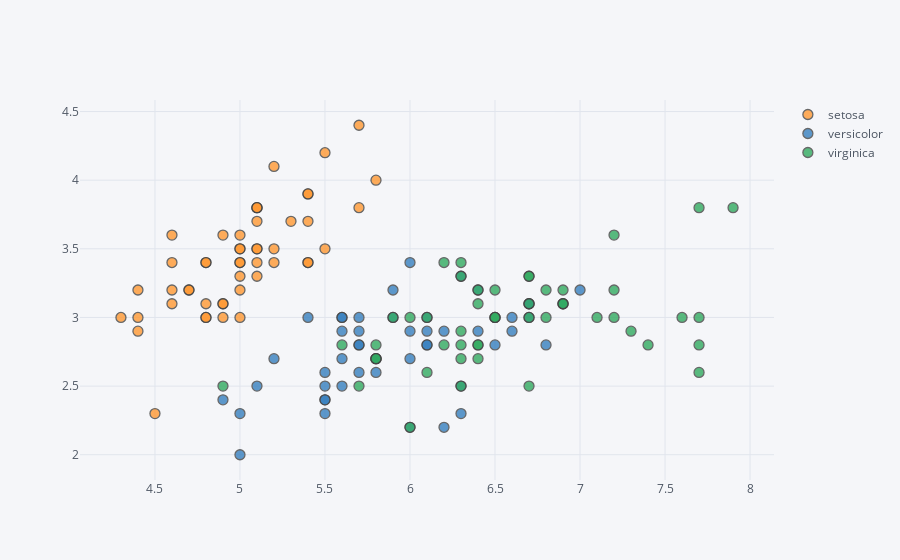

The notebook cell this image was saved under:
### Markdown cell above
### Scatter

### Code cell
iris.iplot(kind='scatter',x='sepal_length',y='sepal_width',mode='markers',size=10,categories='species')

### Figure 1 — Plotly figure (JSON) as saved in the notebook; plotly's stock layout.template omitted (floating-point values rounded to 4 significant figures)
{"data": [{"marker": {"color": "rgba(255, 153, 51, 1.0)", "line": {"width": 1.3}, "opacity": 0.8, "size": 10, "symbol": "circle"}, "mode": "markers", "name": "setosa", "textfont": {"color": "#4D5663"}, "type": "scatter", "x": [5.1, 4.9, 4.7, 4.6, 5, 5.4, 4.6, 5, 4.4, 4.9, 5.4, 4.8, 4.8, 4.3, 5.8, 5.7, 5.4, 5.1, 5.7, 5.1, 5.4, 5.1, 4.6, 5.1, 4.8, 5, 5, 5.2, 5.2, 4.7, 4.8, 5.4, 5.2, 5.5, 4.9, 5, 5.5, 4.9, 4.4, 5.1, 5, 4.5, 4.4, 5, 5.1, 4.8, 5.1, 4.6, 5.3, 5], "y": [3.5, 3, 3.2, 3.1, 3.6, 3.9, 3.4, 3.4, 2.9, 3.1, 3.7, 3.4, 3, 3, 4, 4.4, 3.9, 3.5, 3.8, 3.8, 3.4, 3.7, 3.6, 3.3, 3.4, 3, 3.4, 3.5, 3.4, 3.2, 3.1, 3.4, 4.1, 4.2, 3.1, 3.2, 3.5, 3.6, 3, 3.4, 3.5, 2.3, 3.2, 3.5, 3.8, 3, 3.8, 3.2, 3.7, 3.3]}, {"marker": {"color": "rgba(55, 128, 191, 1.0)", "line": {"width": 1.3}, "opacity": 0.8, "size": 10, "symbol": "circle"}, "mode": "markers", "name": "versicolor", "textfont": {"color": "#4D5663"}, "type": "scatter", "x": [7, 6.4, 6.9, 5.5, 6.5, 5.7, 6.3, 4.9, 6.6, 5.2, 5, 5.9, 6, 6.1, 5.6, 6.7, 5.6, 5.8, 6.2, 5.6, 5.9, 6.1, 6.3, 6.1, 6.4, 6.6, 6.8, 6.7, 6, 5.7, 5.5, 5.5, 5.8, 6, 5.4, 6, 6.7, 6.3, 5.6, 5.5, 5.5, 6.1, 5.8, 5, 5.6, 5.7, 5.7, 6.2, 5.1, 5.7], "y": [3.2, 3.2, 3.1, 2.3, 2.8, 2.8, 3.3, 2.4, 2.9, 2.7, 2, 3, 2.2, 2.9, 2.9, 3.1, 3, 2.7, 2.2, 2.5, 3.2, 2.8, 2.5, 2.8, 2.9, 3, 2.8, 3, 2.9, 2.6, 2.4, 2.4, 2.7, 2.7, 3, 3.4, 3.1, 2.3, 3, 2.5, 2.6, 3, 2.6, 2.3, 2.7, 3, 2.9, 2.9, 2.5, 2.8]}, {"marker": {"color": "rgba(50, 171, 96, 1.0)", "line": {"width": 1.3}, "opacity": 0.8, "size": 10, "symbol": "circle"}, "mode": "markers", "name": "virginica", "textfont": {"color": "#4D5663"}, "type": "scatter", "x": [6.3, 5.8, 7.1, 6.3, 6.5, 7.6, 4.9, 7.3, 6.7, 7.2, 6.5, 6.4, 6.8, 5.7, 5.8, 6.4, 6.5, 7.7, 7.7, 6, 6.9, 5.6, 7.7, 6.3, 6.7, 7.2, 6.2, 6.1, 6.4, 7.2, 7.4, 7.9, 6.4, 6.3, 6.1, 7.7, 6.3, 6.4, 6, 6.9, 6.7, 6.9, 5.8, 6.8, 6.7, 6.7, 6.3, 6.5, 6.2, 5.9], "y": [3.3, 2.7, 3, 2.9, 3, 3, 2.5, 2.9, 2.5, 3.6, 3.2, 2.7, 3, 2.5, 2.8, 3.2, 3, 3.8, 2.6, 2.2, 3.2, 2.8, 2.8, 2.7, 3.3, 3.2, 2.8, 3, 2.8, 3, 2.8, 3.8, 2.8, 2.8, 2.6, 3, 3.4, 3.1, 3, 3.1, 3.1, 3.1, 2.7, 3.2, 3.3, 3, 2.5, 3, 3.4, 3]}], "layout": {"legend": {"bgcolor": "#F5F6F9", "font": {"color": "#4D5663"}}, "paper_bgcolor": "#F5F6F9", "plot_bgcolor": "#F5F6F9", "title": {"font": {"color": "#4D5663"}}, "xaxis": {"gridcolor": "#E1E5ED", "showgrid": true, "tickfont": {"color": "#4D5663"}, "title": {"font": {"color": "#4D5663"}, "text": ""}, "zerolinecolor": "#E1E5ED"}, "yaxis": {"gridcolor": "#E1E5ED", "showgrid": true, "tickfont": {"color": "#4D5663"}, "title": {"font": {"color": "#4D5663"}, "text": ""}, "zerolinecolor": "#E1E5ED"}}}
